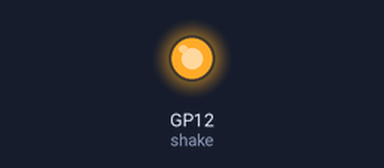
Recording of a program running on a simulated Raspberry Pi Pico running MicroPython. Shown: output pins drawn as LEDs (lit = HIGH).

Above: at 0.8 s.
At 2.9 s:
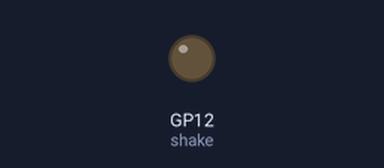
Timing chart, 0 to 3.7 s (numbered marks = the images above):
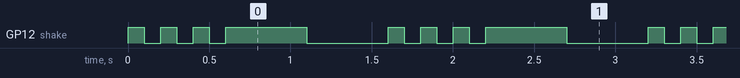

Measured:
- by itself, GP12 (shake): repeats every 1.6 s: 2 × (LOW 0.10 s, HIGH 0.10 s), LOW 0.10 s, HIGH 0.50 s, LOW 0.50 s, HIGH 0.10 s
- by itself, everything shown: repeats every 1.6 s, in 8 steps

The program:

vibration.py
```python
from machine import Pin
from utime import sleep,sleep_ms

shake=Pin(12,Pin.OUT)

def shake_on(on_time,delay_time):
    shake.value(1)
    sleep_ms(on_time)
    shake.value(0)
    sleep_ms(delay_time)


while True:
    shake_on(100,100)
    shake_on(100,100)
    shake_on(100,100)
    shake_on(500,500)                                                                           
```
